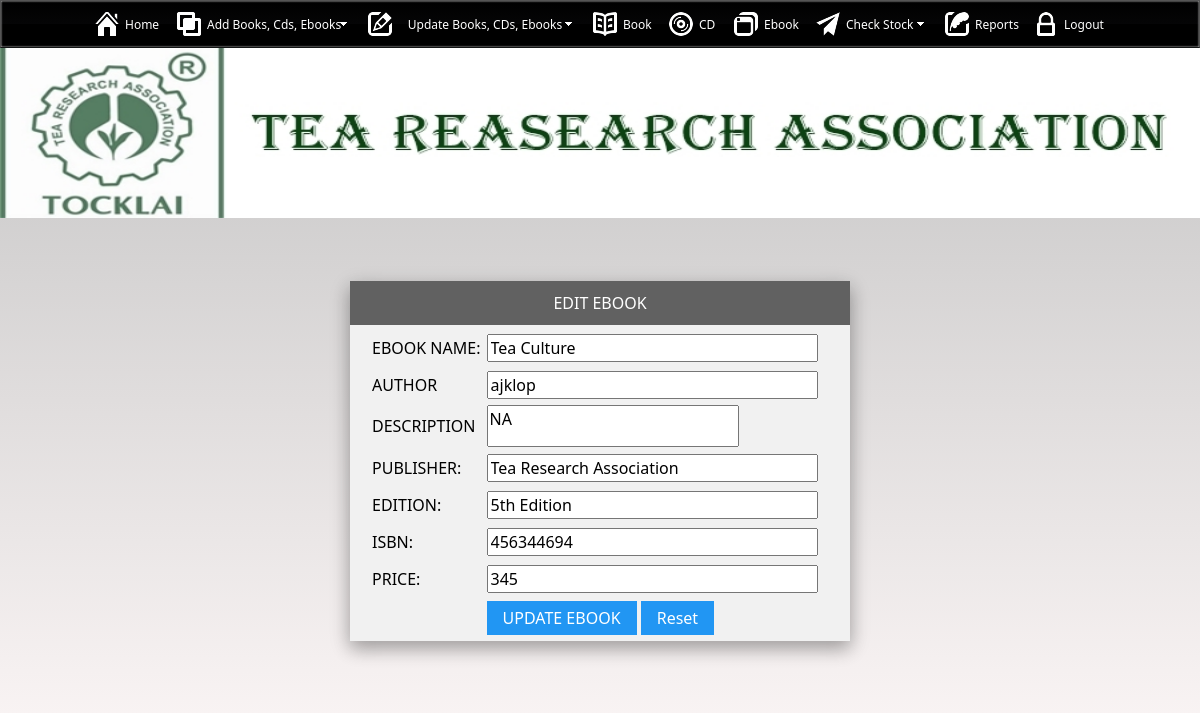
Screenshot of /admin/updateebook.php?id=2 with the database file from the repository.
### tables this page shows
CREATE TABLE `ebook`  (
  `eid` int(11) NOT NULL AUTO_INCREMENT,
  `name` varchar(255) NOT NULL,
  `author` varchar(255) NOT NULL,
  `des` varchar(255) NOT NULL,
  `publisher` varchar(255) NOT NULL,
  `edition` varchar(255) NOT NULL,
  `isbn` varchar(255) NOT NULL,
  `price` int(10) NOT NULL,
  PRIMARY KEY (`eid`) USING BTREE
);

### admin/updateebook.php (the view, shortened to what this page needs)
<?php
require('connect.php');
	$id=$_GET['id'];
	$q="select * from ebook where eid=$id";
	 $res=mysqli_query($conn,$q) or die("Can't Execute Query...");
	 if($res){
						      	$row=mysqli_fetch_array($res,MYSQLI_ASSOC);
						      }
	?>
<html>
<head>
<link href="a1style.css" rel="stylesheet" type="text/css">
<link href="style.css" rel="stylesheet" type="text/css">
<link rel="stylesheet" href="index_files/mbcsmbmcp.css" type="text/css" />
</head>
<body>
 <?php include('menu.php'); ?>
 <div id="banner">
		<img src="images/banner.jpg" width="100%" height="170"  alt=""/>
</div>
 <div class="a1-container a1-small a1-padding-32" style="margin-top:3%; margin-bottom:2px;">
        <div class="a1-card-8 a1-light-gray" style="width:500px; margin:0 auto;">
		<div class="a1-container a1-dark-gray a1-center">
        	<h6>EDIT EBOOK</h6>
        </div>
       <form id="form1" name="form1" method="post" class="a1-container" action="saveupdateebookdb.php">
         <table width="100%" border="0" align="center">
         <tr>
           <td height="35"><table width="100%" border="0" align="center">
           	 <tr>
           	   <td height="35">EBOOK NAME:</td>
           	   <td height="35"><input type='text' name="name" value="<?php echo $row['name']?>" size="30"></td>
         	   </tr>
			   <tr>
               <td height="35">AUTHOR</td>
               <td height="35"><input type='text' name="author" value="<?php echo $row['author']?>" size="30" required/></td></td>
             </tr>
             <tr>
               <td height="35">DESCRIPTION</td>
               <td height="35"><label for="textarea"></label>
                 <textarea name="desc" id="textarea"   type='text' style="margin: 0px; width: 252px; height: 42px;resize:none;"><?php echo $row['des']?></textarea></td></td>
             </tr>
             <tr>
               <td height="35">PUBLISHER:</td>
               <td height="35"><input type='text' value="<?php echo $row['publisher']?>" name="publisher"  size="30" required/></td></td>
             </tr>
             <tr>
               <td height="35">EDITION:</td>
               <td height="35"><input type='text' name="edition" value="<?php echo $row['edition']?>"  size="30" required/></td></td>
             </tr>
            <tr>
               <td height="35">ISBN:</td>
               <td height="35"><input type='text' name="isbn" value="<?php echo $row['isbn']?>" size="30" required/><td></td>
             </tr>
              <tr>
               <td height="35">PRICE:</td>
               <td height="35"><input name="price" value="<?php echo $row['price']?>" size="30" required/></td></td>
             </tr>
             <tr>
             <tr>
               <td height="35">&nbsp;</td>
               <td height="35"><input class="a1-btn a1-blue" type="submit" name="submit" id="submit" value="UPDATE EBOOK" >
                 <input class="a1-btn a1-blue" type="reset" name="reset" id="reset" value="Reset"></td>
             </tr>
           </table></td>
       </form>
    </div>
    </div>
</body>
</html>

### admin/a1style.css (style rules this page uses)
*,*:before,*:after { box-sizing:inherit }
html { -ms-text-size-adjust:100%;-webkit-text-size-adjust:100% }
body { margin:0 }
img { border-style:none }
button,input,select,textarea { font:inherit;margin:0 }
button,input { overflow:visible }
button,html [type=button],[type=reset],[type=submit] { -webkit-appearance:button }
textarea { overflow:auto }
html,body { font-family:Verdana,sans-serif;font-size:15px;line-height:1.5 }
html { overflow-x:hidden }
h1,h2,h3,h4,h5,h6,.a1-slim,.a1-wide { font-family:"Segoe UI",Arial,sans-serif }
h6 { font-size:16px }
h1,h2,h3,h4,h5,h6 { font-weight:400;margin:10px 0 }
img { margin-bottom:-5px }
.a1-btn,.a1-btn-block,.a1-button { border:none;display:inline-block;outline:0;padding:6px 16px;vertical-align:middle;overflow:hidden;text-decoration:none!important;color:#fff;background-color:#000;text-align:center;cursor:pointer;white-space:nowrap }
.a1-btn,.a1-btn-floating,.a1-btn-floating-large,.a1-closenav,.a1-opennav,.a1-btn-block,.a1-button { -webkit-touch-callout:none;-webkit-user-select:none;-khtml-user-select:none;-moz-user-select:none;-ms-user-select:none;user-select:none }
.a1-btn,.a1-btn-floating,.a1-dropnav a,.a1-btn-floating-large,.a1-btn-block, .a1-navbar a,.a1-navblock a,.a1-sidenav a,.a1-pagination li a,.a1-hoverable tbody tr,.a1-hoverable li, .a1-accordion-content a,.a1-dropdown-content a,.a1-dropdown-click:hover,.a1-dropdown-hover:hover,.a1-opennav,.a1-closenav,.a1-closebtn,*[class*="a1-hover-"] { -webkit-transition:background-color .25s,color .15s,box-shadow .25s,opacity 0.25s,filter 0.25s,border 0.15s;transition:background-color .25s,color .15s,box-shadow .15s,opacity .25s,filter .25s,border .15s }
.a1-container:after,.a1-container:before,.a1-panel:after,.a1-panel:before,.a1-row:after,.a1-row:before,.a1-row-padding:after,.a1-row-padding:before,.a1-cell-row:before,.a1-cell-row:after, .a1-topnav:after,.a1-topnav:before,.a1-clear:after,.a1-clear:before,.a1-btn-group:before,.a1-btn-group:after,.a1-btn-bar:before,.a1-btn-bar:after,.a1-bar:before,.a1-bar:after { content:"";display:table;clear:both }
.a1-small { font-size:12px!important }
.a1-center { text-align:center!important }
.a1-padding-32 { padding-top:32px!important;padding-bottom:32px!important }
.a1-container { padding:0.01em 16px }
.a1-card-8 { box-shadow:0 8px 16px 0 rgba(0,0,0,0.2),0 6px 20px 0 rgba(0,0,0,0.19)!important }
.a1-blue,.a1-hover-blue:hover { color:#fff!important;background-color:#2196F3!important }
.a1-light-grey,.a1-hover-light-grey:hover,.a1-light-gray,.a1-hover-light-gray:hover { color:#000!important;background-color:#f1f1f1!important }
.a1-dark-grey,.a1-hover-dark-grey:hover,.a1-dark-gray,.a1-hover-dark-gray:hover { color:#fff!important;background-color:#616161!important }

### admin/style.css (style rules this page uses)
body { margin:0; font-family:Segoe, "Segoe UI", "DejaVu Sans", "Trebuchet MS", Verdana, sans-serif; background-image: -webkit-gradient(linear, 50.00% 0.00%, 50.00% 100.00%, color-stop( 0% , rgba(193,193,193,1.00)),color-stop( 100% , rgba(255,249,249,1.00))); background-image: -webkit-linear-gradient(270deg,rgba(193,193,193,1.00) 0%,rgba(255,249,249,1.00) 100%); background-image: linear-gradient(180deg,rgba(193,193,193,1.00) 0%,rgba(255,249,249,1.00) 100%); }

### rows the page displays
ebook: name "Tea Culture", author "ajklop", desc "NA", publisher "Tea Research Association", edition "5th Edition", isbn "456344694", price "345"
